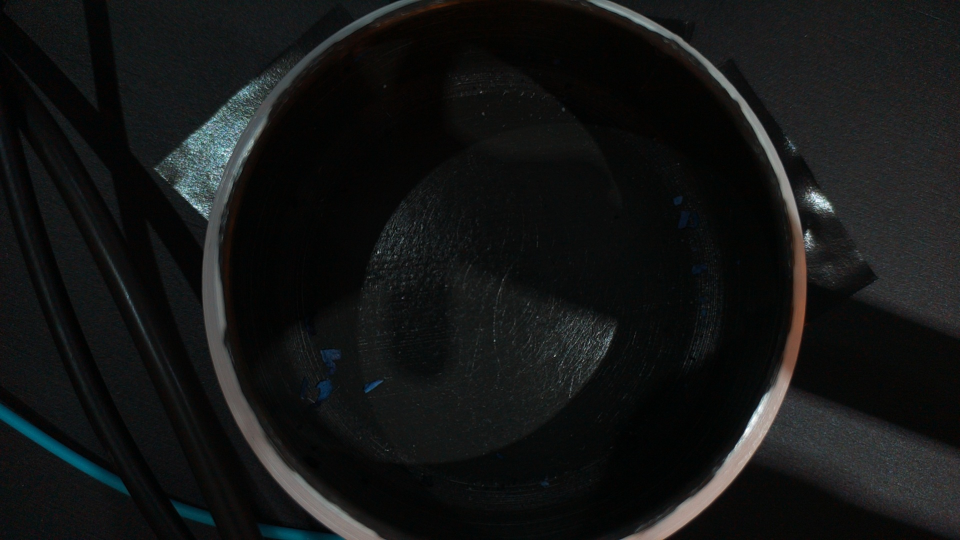
#> input picture Images/empty.png, 1920 x 1080 px (shown at 1/2 size)
$ python 1_CreateDataset.py
#> lines starting #> are read from the running program, lines starting #| are printed output that depends on the picture; after the words box and inside, x2 and y2 are one past the last pixel; in counts of white or black regions, pixels touching at a corner belong together
import cv2
import numpy as np
import os
import random

# [25 lines left out: function align_images_method_ORB, not called in this run]

def align_images_method_ECC(reference, image):
    # Convert images to grayscale
    gray_ref = cv2.cvtColor(reference, cv2.COLOR_BGR2GRAY)
    gray_img = cv2.cvtColor(image, cv2.COLOR_BGR2GRAY)

    _, _, red_ref = cv2.split(reference)
    _, _, red_img = cv2.split(image)

    gray_ref = red_ref.copy()
    gray_img = red_img.copy()

    # ECC alignment
    warp_mode = cv2.MOTION_EUCLIDEAN
    warp_matrix = np.eye(2, 3, dtype=np.float32)
    criteria = (cv2.TERM_CRITERIA_EPS | cv2.TERM_CRITERIA_COUNT, 50, 1e-6)
    try:
        cc, warp_matrix = cv2.findTransformECC(gray_ref, gray_img, warp_matrix, warp_mode, criteria)
        # Warp image to align with reference
        aligned_image = cv2.warpAffine(image, warp_matrix, (reference.shape[1], reference.shape[0]), flags=cv2.INTER_LINEAR + cv2.WARP_INVERSE_MAP)
    except:
        cc = 0
        aligned_image = None

    return cc, aligned_image

# [89 lines left out: functions extract_object, rotate_and_merge, not called in this run]

def make_fg_mask(reference):
    gray_ref = cv2.cvtColor(reference, cv2.COLOR_BGR2GRAY)
    mask = np.zeros(gray_ref.shape[:2], dtype="uint8")
    ret, img_th = cv2.threshold(gray_ref, 70, 255, cv2.THRESH_BINARY)
    kernel = np.ones((5,5), np.uint8)
    mask = cv2.erode(img_th, kernel, iterations=2)
    mask = cv2.erode(mask, kernel, iterations=2)
    mask = cv2.bitwise_not(mask)

    return mask


PATH_REFERENCE_IMAGE = '../Images/empty.png'
PATH_GOOD_INPUT_IMAGES = '../Images/Originals/Peukjes'
PATH_ROTATED_GOOD_IMAGES = '../Images/Dataset'
PATH_EXTRACT = '../Images/Extract'
PATH_BAD_INPUT_IMAGES = '../Images/Originals/GeenPeukjes'
PATH_ROTATED_BAD_IMAGES = '../Images/Dataset'

def main():

    cwd = os.getcwd()
    print(cwd)
    if 'src_train_test' not in cwd:
        os.chdir('src_train_test')

    reference_img = cv2.imread(PATH_REFERENCE_IMAGE)
#> reference_img is the input picture: shape (1080, 1920, 3); mean B, G, R 21.1, 21.4, 19.9
    href, wref = reference_img.shape[:2]
#> href = 1080; wref = 1920
    empty_mask = make_fg_mask(reference_img)
#> in make_fg_mask, `ret, img_th = cv2.threshold(gray_ref, 70, 255, cv2.THRESH_BINARY)`:
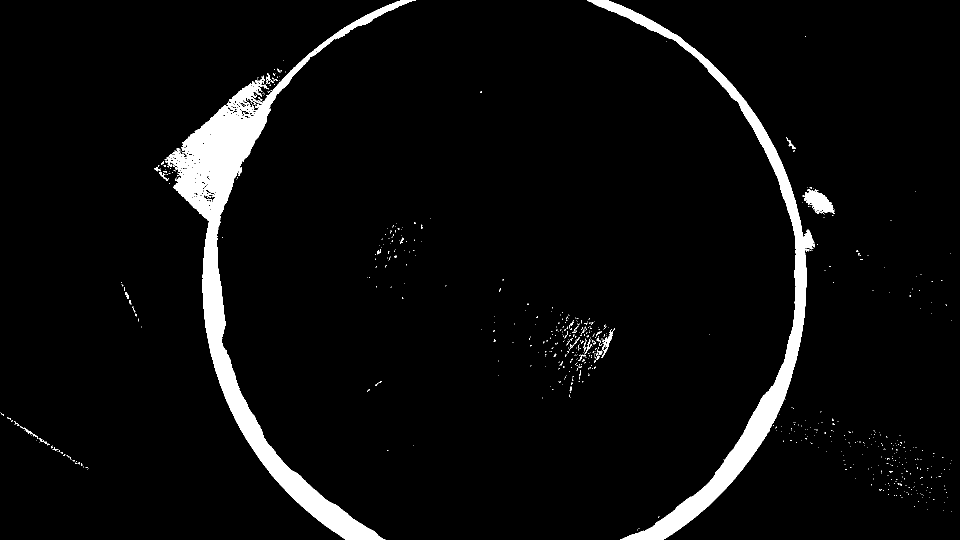
#> img_th: shape (1080, 1920) (shown at 1/2 size); 4.7% white; 703 white regions (672 under 20 px), largest, box (x1, y1, x2, y2) and area: (329, 0, 832, 1080) 56393, (1175, 0, 1630, 1080) 34655, (1608, 378, 1670, 428) 1639
#> in make_fg_mask, `mask = cv2.erode(img_th, kernel, iterations=2)`: mask: shape (1080, 1920); 2.4% white; 47 white regions (31 under 20 px), largest, box (x1, y1, x2, y2) and area: (376, 188, 759, 1080) 27669, (1253, 115, 1609, 1080) 18442, (1187, 0, 1350, 75) 1128
#> in make_fg_mask, `mask = cv2.erode(mask, kernel, iterations=2)`:
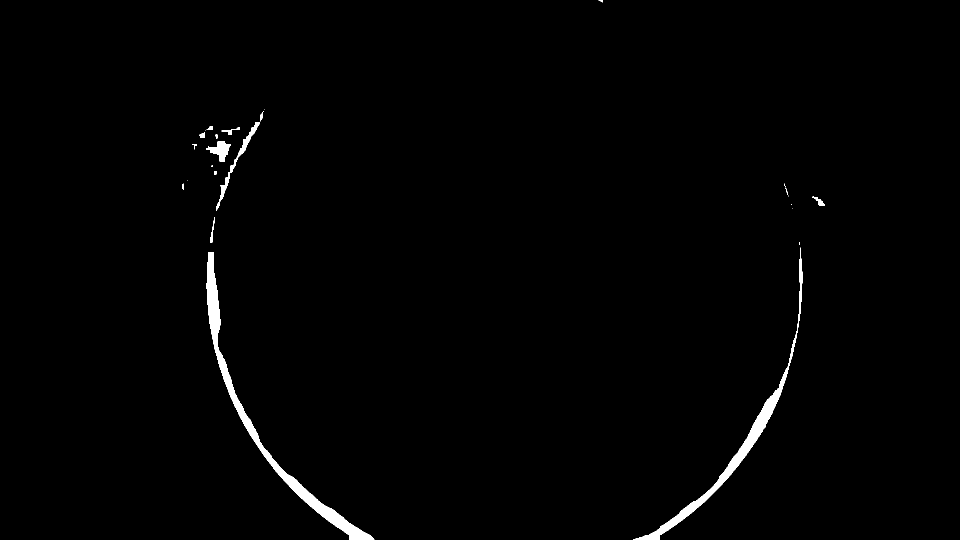
#> mask: shape (1080, 1920) (shown at 1/2 size); 1.1% white; 25 white regions (9 under 20 px), largest, box (x1, y1, x2, y2) and area: (413, 504, 749, 1080) 11234, (1266, 495, 1605, 1080) 7940, (432, 245, 520, 422) 1200
#> in make_fg_mask, `mask = cv2.bitwise_not(mask)`:
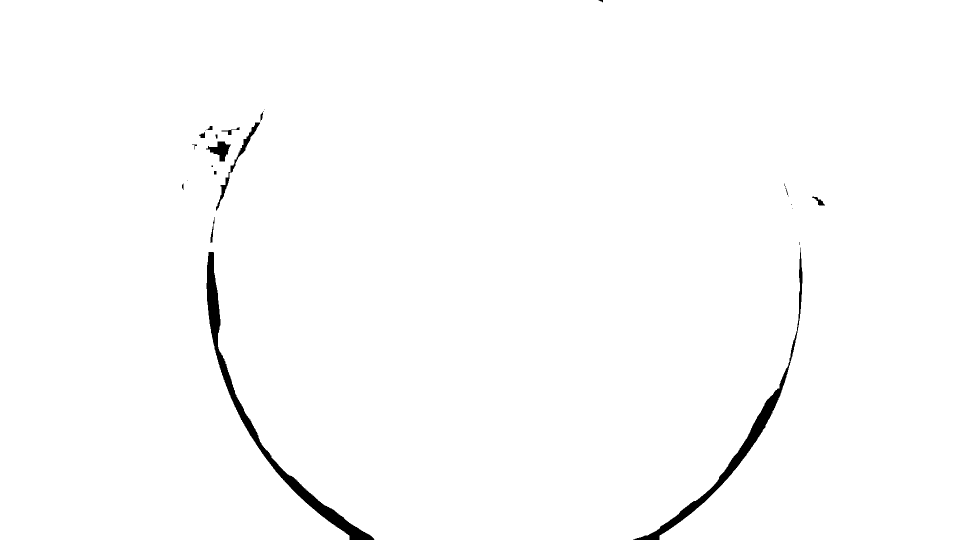
#> mask: shape (1080, 1920) (shown at 1/2 size); 98.9% white; 25 black regions (9 under 20 px), largest, box (x1, y1, x2, y2) and area: (413, 504, 749, 1080) 11234, (1266, 495, 1605, 1080) 7940, (432, 245, 520, 422) 1200

    for category in ['Good', 'Bad']:
        if category == 'Good':
            fromdir = PATH_GOOD_INPUT_IMAGES
            todir = PATH_ROTATED_GOOD_IMAGES
            angles = np.arange(0, 350, 20)
        elif category == 'Bad':
            fromdir = PATH_BAD_INPUT_IMAGES
            todir = PATH_ROTATED_BAD_IMAGES
            angles = np.arange(0, 350, 45)
        else:
            continue

        for fileindex, fromfn in enumerate(os.listdir(fromdir)):
            fromdirfn = os.path.join(fromdir, fromfn)
            input_img = cv2.imread(fromdirfn)
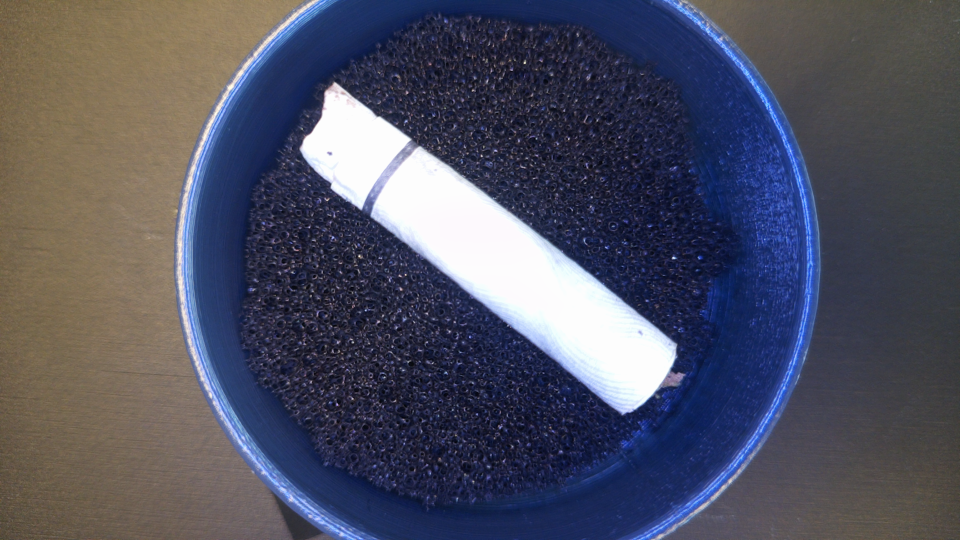
#> input picture Images/Originals/Peukjes/image_20250330_171433.png, 1920 x 1080 px (shown at 1/2 size)
#> input_img is the input picture: shape (1080, 1920, 3); mean B, G, R 97.4, 80.9, 79.3
            h, w = input_img.shape[:2]
#> h = 1080; w = 1920

            confidence, aligned_img = align_images_method_ECC(reference_img, input_img)
#> in align_images_method_ECC, `gray_img = cv2.cvtColor(image, cv2.COLOR_BGR2GRAY)`:
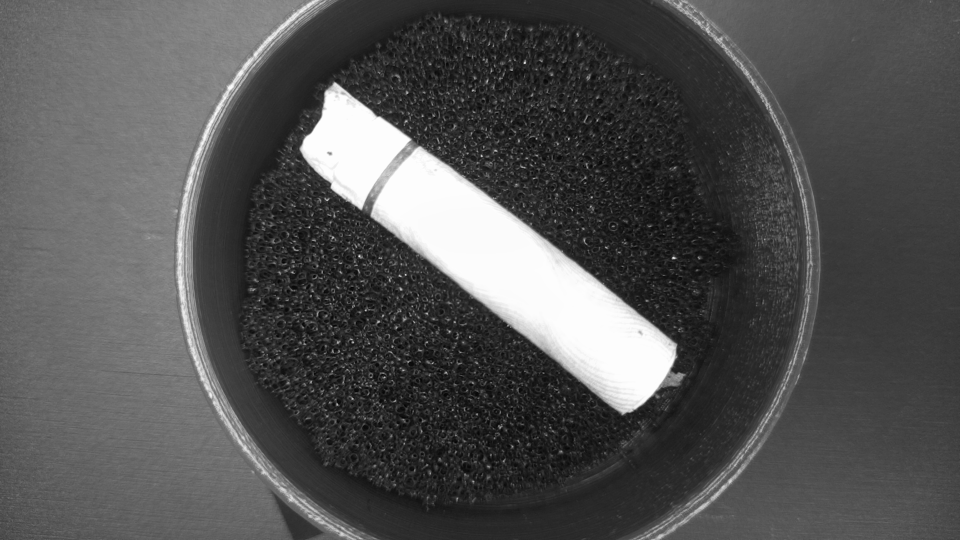
#> gray_img: shape (1080, 1920) (shown at 1/2 size); min 0, max 255, mean 82.3
#> in align_images_method_ECC, `_, _, red_ref = cv2.split(reference)`:
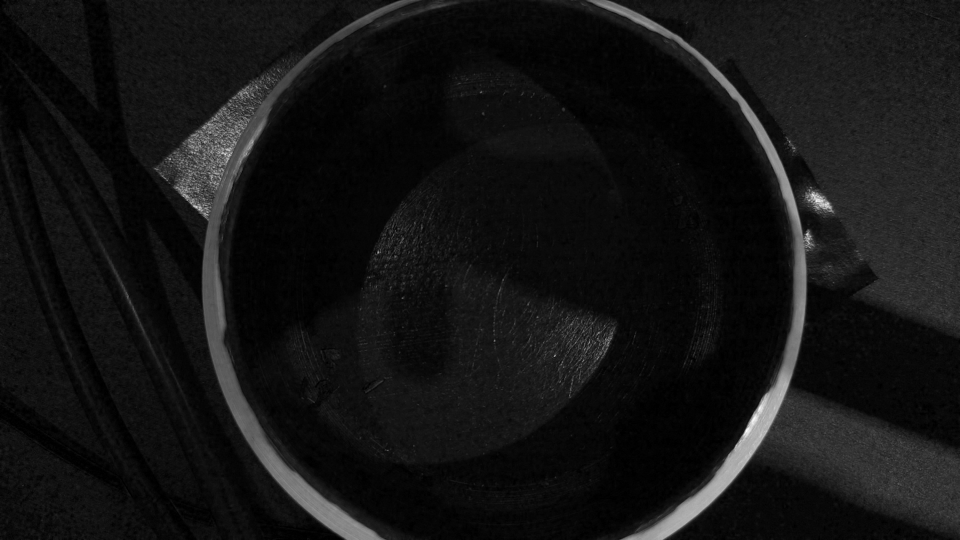
#> red_ref: shape (1080, 1920) (shown at 1/2 size); min 0, max 255, mean 19.9
#> in align_images_method_ECC, `_, _, red_img = cv2.split(image)`:
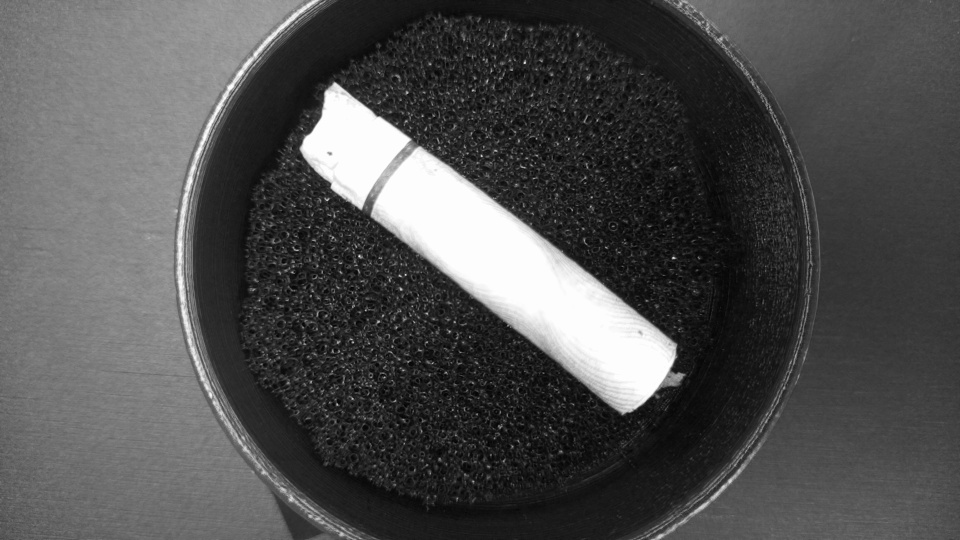
#> red_img: shape (1080, 1920) (shown at 1/2 size); min 0, max 255, mean 79.3
#> confidence = 0
            print(f"ECC Score for {fileindex+1}:", confidence)
#| ECC Score for 1: 0

            if confidence > 0.1:
                object_rgba, bbox = extract_object(reference_img, aligned_img, empty_mask, fileindex)
                todirfn = os.path.join(PATH_EXTRACT, f'{fromfn}_{fileindex+1:03d}_extract.png')
                cv2.imwrite(todirfn, object_rgba)

                augmented_images = rotate_and_merge(reference_img, object_rgba, bbox, angles)
                #augmented_images = []

                for i, img in enumerate(augmented_images):
                    todirfn = os.path.join(todir, f'{category}_{fileindex+1:03d}_Augment_{i+1:02d}.png')
                    cv2.imwrite(todirfn, img)

if __name__ == '__main__':
#> (the run stopped early here; a loop or call above may not have finished)
